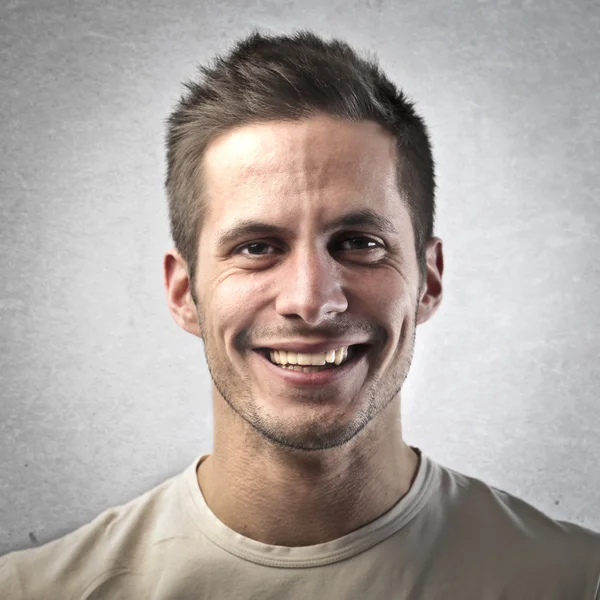
#> input picture test1.jpg, 600 x 600 px, given in place of the camera
$ python circularHoughwithCamera.py
#> lines starting #> are read from the running program, lines starting #| are printed output that depends on the picture; after the words box and inside, x2 and y2 are one past the last pixel; in counts of white or black regions, pixels touching at a corner belong together
import cv2
import numpy as numpy
import matplotlib.pyplot as plt

print("Iris Detection system")

cam = cv2.VideoCapture(0)

detector = cv2.CascadeClassifier("haarcascade_frontalface_default.xml")
leftEyeDetector = cv2.CascadeClassifier("haar cascade files/haarcascade_lefteye_2splits.xml")
rightEyeDetector = cv2.CascadeClassifier("/haar cascade files/haarcascade_righteye_2splits.xml")

while True:
    ret,frame = cam.read()
#> frame is the input picture: shape (600, 600, 3); mean B, G, R 159.4, 163.8, 172.6
    if ret == False:
        continue
    faces = detector.detectMultiScale(frame,1.1,5)
#> faces = [[160, 136, 283, 283], [151, 245, 278, 278]]
    gray = cv2.cvtColor(frame, cv2.COLOR_BGR2GRAY)
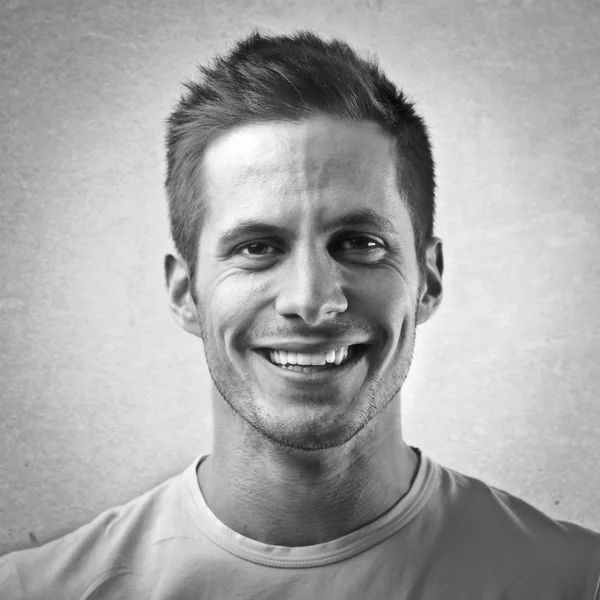
#> gray: shape (600, 600); min 4, max 255, mean 166
    leftEyes = leftEyeDetector.detectMultiScale(gray)
#> leftEyes = [[334, 205, 59, 59], [234, 213, 54, 54], [324, 311, 63, 63]]

    # print(leftEyes)
    for leftEye in leftEyes:
        x,y,w,h = leftEye
        img = cv2.rectangle(frame,(x,y),(x+w,y+h),(255,0,0),1)
        eyeLeft = frame[y:y+h,x:x+w]
        # Convert to grayscale.
        grayEyeLeft = cv2.cvtColor(eyeLeft, cv2.COLOR_BGR2GRAY)
        gray_blurred = cv2.blur(grayEyeLeft, (3, 3))
        # Apply Hough transform on the blurred image.
        detected_circles = cv2.HoughCircles(gray_blurred, cv2.HOUGH_GRADIENT, 1, 20, param1 = 50,
        	param2 = 30, minRadius = 1, maxRadius = 40)
        # Draw circles that are detected.
        if detected_circles is not None:
        	# Convert the circle parameters a, b and r to integers.
#> (the run stopped early here; a loop or call above may not have finished)

$ run again, on test2.jpg
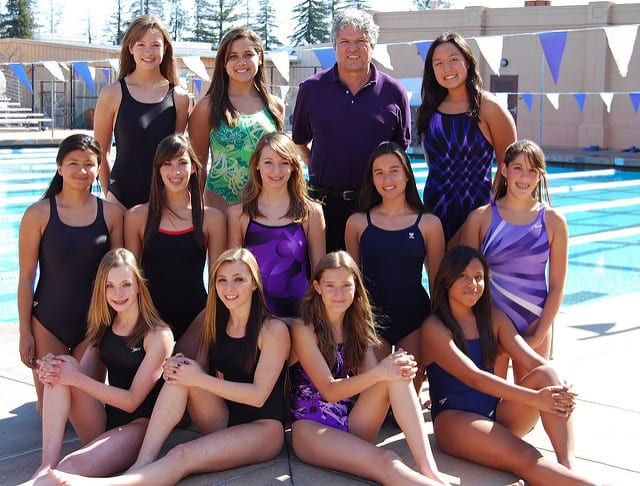
#> input picture test2.jpg, 640 x 486 px, given in place of the camera
#> frame is the input picture: shape (486, 640, 3); mean B, G, R 118.6, 113.3, 130.8
#> faces = [[335, 29, 35, 35], [427, 48, 38, 38], [366, 156, 43, 43], [128, 30, 40, 40], [219, 40, 42, 42], [153, 148, 42, 42], [451, 262, 40, 40], [97, 268, 49, 49], [253, 145, 46, 46], [208, 264, 46, 46], [316, 270, 44, 44], [258, 18, 65, 65]]
#> `gray = cv2.cvtColor(frame, cv2.COLOR_BGR2GRAY)`:
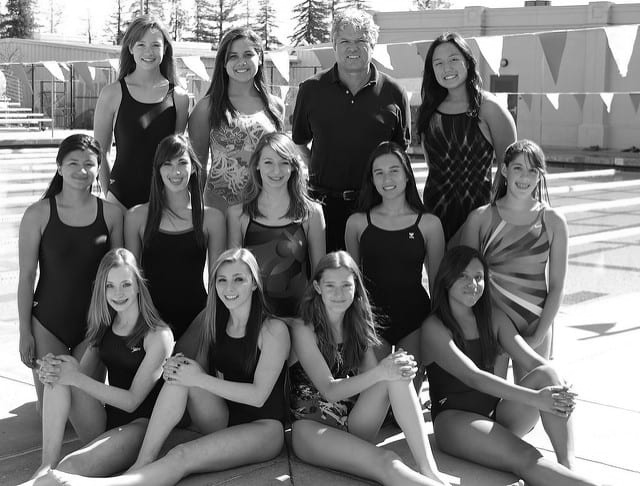
#> gray: shape (486, 640); min 0, max 255, mean 119.2
#> leftEyes = ()
#> the loop `for face in faces:` made 12 passes
#> after the loop `for face in faces:`:
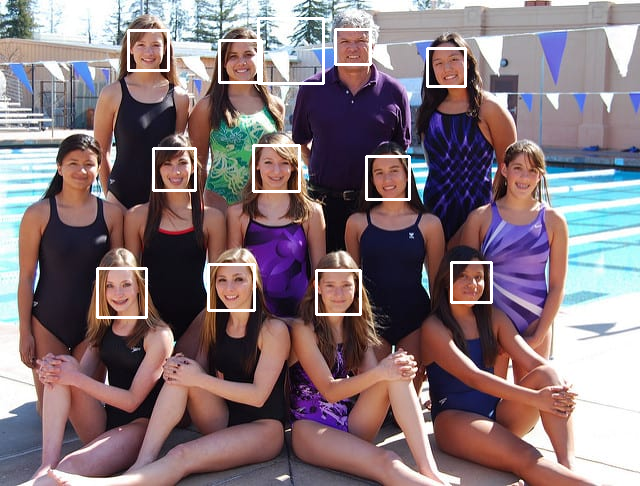
#> frame: shape (486, 640, 3); 2.02% of pixels changed, all inside (x1, y1, x2, y2) = (96, 17, 493, 319)

$ run again, on eye1.jpg
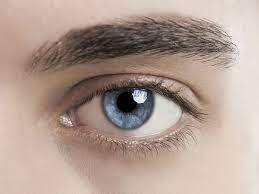
#> input picture eye1.jpg, 259 x 194 px, given in place of the camera
#> frame is the input picture: shape (194, 259, 3); mean B, G, R 146.5, 156.7, 176.8
#> faces = ()
#> `gray = cv2.cvtColor(frame, cv2.COLOR_BGR2GRAY)`:
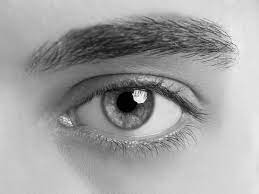
#> gray: shape (194, 259); min 0, max 253, mean 161.5
#> leftEyes = [[63, 8, 148, 148]]
